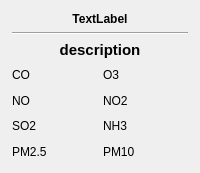
<?xml version="1.0" encoding="UTF-8"?>
<ui version="4.0">
 <class>PollutionWidget</class>
 <widget class="QWidget" name="PollutionWidget">
  <property name="geometry">
   <rect>
    <x>0</x>
    <y>0</y>
    <width>200</width>
    <height>173</height>
   </rect>
  </property>
  <property name="sizePolicy">
   <sizepolicy hsizetype="MinimumExpanding" vsizetype="MinimumExpanding">
    <horstretch>0</horstretch>
    <verstretch>0</verstretch>
   </sizepolicy>
  </property>
  <property name="minimumSize">
   <size>
    <width>200</width>
    <height>153</height>
   </size>
  </property>
  <layout class="QHBoxLayout" name="horizontalLayout" stretch="0">
   <property name="leftMargin">
    <number>12</number>
   </property>
   <property name="topMargin">
    <number>12</number>
   </property>
   <property name="rightMargin">
    <number>12</number>
   </property>
   <property name="bottomMargin">
    <number>12</number>
   </property>
   <item>
    <layout class="QVBoxLayout" name="verticalLayout_3" stretch="0,0,0,1">
     <item>
      <widget class="QLabel" name="m_dateTime">
       <property name="font">
        <font>
         <weight>75</weight>
         <bold>true</bold>
        </font>
       </property>
       <property name="text">
        <string notr="true">TextLabel</string>
       </property>
       <property name="alignment">
        <set>Qt::AlignCenter</set>
       </property>
      </widget>
     </item>
     <item>
      <widget class="Line" name="line">
       <property name="orientation">
        <enum>Qt::Horizontal</enum>
       </property>
      </widget>
     </item>
     <item>
      <widget class="QLabel" name="m_description">
       <property name="font">
        <font>
         <pointsize>11</pointsize>
         <weight>75</weight>
         <bold>true</bold>
        </font>
       </property>
       <property name="text">
        <string notr="true">description</string>
       </property>
       <property name="scaledContents">
        <bool>true</bool>
       </property>
       <property name="alignment">
        <set>Qt::AlignCenter</set>
       </property>
       <property name="wordWrap">
        <bool>true</bool>
       </property>
      </widget>
     </item>
     <item>
      <layout class="QGridLayout" name="gridLayout">
       <item row="2" column="1">
        <widget class="QLabel" name="m_nh3">
         <property name="text">
          <string notr="true">NH3</string>
         </property>
        </widget>
       </item>
       <item row="0" column="0">
        <widget class="QLabel" name="m_co">
         <property name="font">
          <font>
           <weight>50</weight>
           <bold>false</bold>
          </font>
         </property>
         <property name="text">
          <string notr="true">CO</string>
         </property>
        </widget>
       </item>
       <item row="2" column="0">
        <widget class="QLabel" name="m_so2">
         <property name="font">
          <font>
           <weight>50</weight>
           <bold>false</bold>
          </font>
         </property>
         <property name="text">
          <string notr="true">SO2</string>
         </property>
        </widget>
       </item>
       <item row="1" column="1">
        <widget class="QLabel" name="m_no2">
         <property name="font">
          <font>
           <weight>50</weight>
           <bold>false</bold>
          </font>
         </property>
         <property name="text">
          <string notr="true">NO2</string>
         </property>
        </widget>
       </item>
       <item row="0" column="1">
        <widget class="QLabel" name="m_o3">
         <property name="font">
          <font>
           <weight>50</weight>
           <bold>false</bold>
          </font>
         </property>
         <property name="text">
          <string notr="true">O3</string>
         </property>
        </widget>
       </item>
       <item row="1" column="0">
        <widget class="QLabel" name="m_no">
         <property name="font">
          <font>
           <weight>50</weight>
           <bold>false</bold>
          </font>
         </property>
         <property name="text">
          <string notr="true">NO</string>
         </property>
        </widget>
       </item>
       <item row="3" column="0">
        <widget class="QLabel" name="m_pm25">
         <property name="font">
          <font>
           <weight>50</weight>
           <bold>false</bold>
          </font>
         </property>
         <property name="text">
          <string notr="true">PM2.5</string>
         </property>
        </widget>
       </item>
       <item row="3" column="1">
        <widget class="QLabel" name="m_pm10">
         <property name="text">
          <string notr="true">PM10</string>
         </property>
        </widget>
       </item>
      </layout>
     </item>
    </layout>
   </item>
  </layout>
 </widget>
 <resources/>
 <connections/>
</ui>
